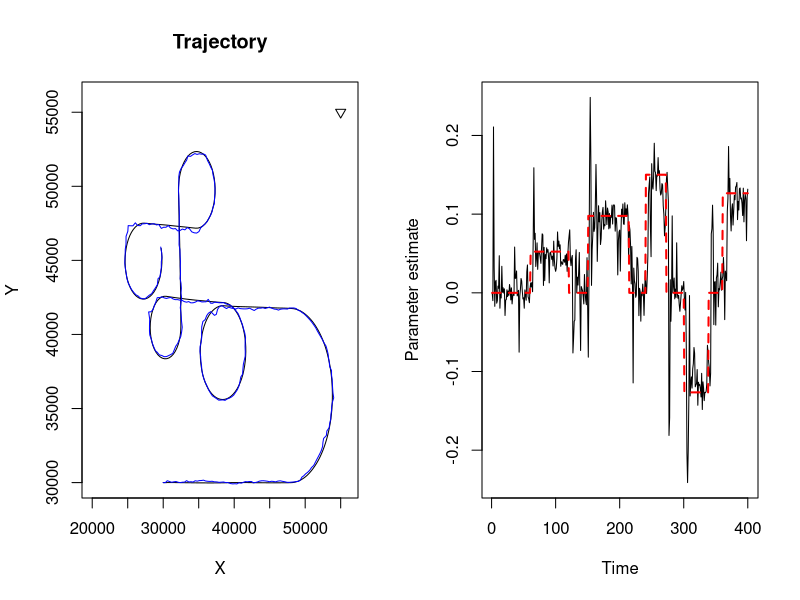

Here is the R script that generated this plot:
################################################################################
#Bearings and Range Model
#
#             x[t] = F * x[t-1] + v[t]
#             y[t] = h(x[t])   + e[t]
#
# v[t] ~ N(0,Q)
# e[t] ~ N(0,R)
#
#where h() is a nonlinear function
#################################################################################
rm(list=ls())
set.seed(34567)
library(MASS)
#############################################################
#Multivariate normal density

dmnorm <- function (x, mu, Sigma, df, log = FALSE) {
 
      if (!is.matrix(x))
          x <- rbind(x)
      p <- nrow(Sigma)
      ed <- eigen(Sigma, symmetric = TRUE)
      ev <- ed$values
      if (!all(ev >= -1e-06 * abs(ev[1])))
          stop("'Sigma' is not positive definite")
      ss <- if (!is.matrix(mu)) {
          x - rep(mu, each = nrow(x))
      } else {
          x - mu
      }
      inv.Sigma <- ed$vectors %*% (t(ed$vectors)/ev)
      quad <- 0.5 * rowSums((ss %*% inv.Sigma) * ss)
      fact <- -0.5 * (p * log(2 * pi) + sum(log(ev)))
      if (log)
          as.vector(fact - quad)
      else
          as.vector(exp(fact - quad))
 
 }
###################################################################
#Systematic resampling 

resampleSystematic = function(w){

N = length(w)
Q = cumsum(w)
T = vector(length=N)
index = vector(length=N)

T = seq(0,1-1/N,length.out=N) + runif(1)/N
T[N+1] = 1

i=1
j=1

while(i<=N){
    if (T[i]<Q[j]){
        index[i]=j
        i=i+1
    }else{j=j+1}
  }
return(index)
}
#######################################################################
#Systematic resampling 2

resampleSystematic2 = function(w){

arrange=order(w,decreasing=TRUE)
w = sort(w,decreasing=TRUE)
N = length(w)
N = N/2
Q = cumsum(w)
T = vector(length=N)
index = vector(length=N)

T = seq(0,1-1/N,length.out=N) + runif(1)/N
T[N+1] = 1

i=1
j=1

while(i<=N){
    if (T[i]<Q[j]){
        index[i]=j
        i=i+1
    }else{j=j+1}
  }
return(arrange[index])
}
################################################################################
#Setting up the scenario#

#Turn rate parameters
w1 = 0.000000001
w2 = (pi/180)*3 
w3 = w1
w4 = (pi/180)*5.6 
w5 = w1
w6 = (pi/180)*8.6 
w7 = w1
w8 = (pi/180)*-7.25
w9 = w1
w10 = (pi/180)*7.25
ws = c(rep(w1,60),rep(w2,60),rep(w3,30),rep(w4,64),rep(w5,26),rep(w6,32),rep(w7,28),rep(w8,38),rep(w9,22),rep(w10,40))
#changes occur at = (60,156,190,254,280,312,340,378)


P = 5000      #Number of particles
T = 400       #Length of observations
dt = 1

G = matrix(c(1,sin(w1)/w1*dt,0,-(1-cos(w1))*dt/w1,0,cos(w1)*dt,0,-sin(w1)*dt,0,(1-cos(w1))*dt/w1,1,sin(w1)*dt/w1,0,sin(w1)*dt,0,cos(w1)*dt),nrow=4,ncol=4,byrow=T) #Observation matrix

F = matrix(c(1,dt,0,0,0,1,0,0,0,0,1,dt,0,0,0,1),nrow=4,ncol=4,byrow=T)  #state transition matrix

x0 <- c(30000,300,30000,0) #Initial location of target

#Mean and covariance of prior density for the state
m0 = c(29800,275,30200,10)
C0 = diag(c(200,10,200,10))

delta <- 0.99 #Liu and West parameter

nu2= 2 #Noise parameter for state transitions

gamma = matrix(c(dt^2/2,0,dt,0,0,dt^2/2,0,dt),ncol=2,nrow=4,byrow=T) #scaling matrix for state noise

var1 = gamma%*%diag(nu2,2)%*%t(gamma) #Variance of state transition density

R = diag(c(50^2,0.0174533^2)) #Variance of observation density

sx=55000;sy=55000  #Sensor location

#Simulate data
X <- matrix(nrow=T,ncol=4)  #Matrix of unobserved states
Y <- matrix(nrow=T,ncol=2)  #Matrix of observations
X[1,] <- x0 #Initial position
for(t in 2:T){
  G = matrix(c(1,sin(ws[t])/ws[t],0,-(1-cos(ws[t]))/ws[t],0,cos(ws[t]),0,-sin(ws[t]),0,(1-cos(ws[t]))/ws[t],1,sin(ws[t])/ws[t],0,sin(ws[t]),0,cos(ws[t])),nrow=4,ncol=4,byrow=T)
X[t,] <- G%*%X[t-1,]+ gamma%*%mvrnorm(1,c(0,0),nu2*diag(1,2)) #State transitions
}
#Noisy range and bearings observations 
Y[,1] = sqrt((X[,1]-sx)^2+(X[,3]-sy)^2)
Y[,2] = atan2((X[,3]-sy),(X[,1]-sx))
Y = Y + mvrnorm(T,c(0,0),R)


#########################################################
#No changepoint assumed

PF.LW.RB = function(Y,m0,C0,delta,gamma,nu2,R,sx,sy,P){
  #Y - observations
  #m0 - prior mean of target
  #C0 - prior covariance of target
  #delta - Liu and West parameter
  #gamma - see transition equation
  #nu2 - variance of transition noise
  #R - variance of observation density
  #sx, sy - the x and y position of the sensor
  #P - number of particles
  
  #Set-up
  itime  = proc.time()[3]  #Start the clock
  f = function(ws,mt){x=mt[1,]+(sin(ws)/ws)*mt[2,]-((1-cos(ws))/ws)*mt[4,];xdot=cos(ws)*mt[2,]-sin(ws)*mt[4,];y=mt[3,]+((1-cos(ws))/ws)*mt[2,]+(sin(ws)/ws)*mt[4,];ydot=sin(ws)*mt[2,]+cos(ws)*mt[4,];z=rbind(x,xdot,y,ydot);return(z)} #Transition function
  h = function(x){a=sqrt((x[1,]-sx)^2+(x[3,]-sy)^2); b=atan2((x[3,]-sy),(x[1,]-sx)); z=rbind(a,b); return(z)} #Observation function
  T      = nrow(Y)               #Number of observations
  N      = length(m0)               #Dimension of state vector
  M      = ncol(Y)                  #Dimension of observations
  states  = matrix(0,T,N)           #Create a matrix to store the estimated states
  states[1,] = m0                   #First state
  theta    = rep(0,T)               # Store turn rate parameter estimates
  h2       = 1-((3*delta-1)/(2*delta))^2    # Smoothing parameter for Liu and West
  a        = sqrt(1-h2)                     # Shrinkage parameter
  ws       = runif(P,-pi/8,pi/8)  #Sample turn parameters from uniform distribution
  mt       = t(mvrnorm(P,m0,C0))  #Sample particle for the state vector
  w1 =  rep(1/P,P)                #Vector of weights for the particle filter
  w1 = w1/sum(w1)                 #Normalise the weights
  theta[1]     = sum(w1*ws)       #Estimate the turn rate parameter as t=1
  states[1,] = apply(w1*t(mt),2,sum) #Estimate the state at t=1
  #Loop
  for (t in 2:T){
   #Resampling
    mean.theta  = sum(w1*ws)     # mean of parameters
    cov.theta   = sum(w1*(ws-mean.theta)^2)      # covariance of parameters
    ms          = a*ws + (1-a)*matrix(mean.theta,P,1,byrow=T) # kernel locations

    pred.x = f(ms[,1],mt) #Resample particles using predictive likelihood p(y[t]|x[t-1])
    w0 =  dmnorm(t(h(pred.x)),Y[t,],R,log=TRUE) #Convert the weights to log scale for greater computational stability 
    weights  = exp(w0-max(w0))*w1         #Convert weights back to correct scale (2nd line of Alg. 2)
    weights = weights/sum(weights)        #Normalise the weights
    k       = resampleSystematic(weights)  #Resample with replacement
    mt      = mt[,k]                       #Update state with surviving particles
    ws      = ms[k,] + matrix(rnorm(length(k)),length(k),1)%*%chol(h2*cov.theta) #Sample new parameters from mixture of Gaussians (line 7 of Alg.2)
    ws      = ws[,1]
    
   # Propagating
      mt = f(ws,mt) + gamma%*%t(mvrnorm(P,rep(0,2),diag(nu2,2)))  #Propagate states
      w1 = dmnorm(t(h(mt)),Y[t,],R,log=TRUE)-w0[k] #Weight the particles (line 10 of Alg.2)
      w1 = exp(w1-max(w1)) #Rescale the weights
      w1 = w1/sum(w1)      #Normalise the weights
    
  states[t,] = apply(w1*t(mt),2,sum)   #Mean state estimate at time t
  theta[t]     = sum(w1*ws)            #Mean parameter estimate at time t
  }
  ctime = proc.time()[3] #Stop the clock
  cat(" Total time elapsed: ", round((ctime-itime)/60,2),"\n") #Record function execution time
  return(list(states=states,turn=theta))
}

#########################################################################
# LW for turn rate only with special resampling
PF.LW.CP.RB = function(Y,m0,C0,delta,gamma,nu2,R,sx,sy,P,p){
  #Y - observations
  #m0 - prior mean of target
  #C0 - prior covariance of target
  #delta - Liu and West parameter
  #gamma - see transition equation
  #nu2 - variance of transition noise
  #R - variance of observation density
  #sx, sy - the x and y position of the sensor
  #P - number of particles
  #p - probability of a changepoint

#Set-up
  itime  = proc.time()[3]
  f = function(ws,mt){x=mt[1,]+(sin(ws)/ws)*mt[2,]-((1-cos(ws))/ws)*mt[4,];xdot=cos(ws)*mt[2,]-sin(ws)*mt[4,];y=mt[3,]+((1-cos(ws))/ws)*mt[2,]+(sin(ws)/ws)*mt[4,];ydot=sin(ws)*mt[2,]+cos(ws)*mt[4,];z=rbind(x,xdot,y,ydot);return(z)} #Transition function
  h = function(x){a=sqrt((x[1,]-sx)^2+(x[3,]-sy)^2); b=atan2((x[3,]-sy),(x[1,]-sx)); return(cbind(a,b))} #Observation function
  T        = nrow(Y)                #Number of observations
  states   = matrix(0,T,4)          #Create a matrix to store the estimated states
  theta    = rep(0,T)               # Store turn rate parameter estimates
  h2       = 1-((3*delta-1)/(2*delta))^2    # Smoothing parameter for Liu and West
  a        = sqrt(1-h2)                     # Shrinkage parameter 
  ws       = runif(P,-pi/8,pi/8) #Sample turn parameters from uniform distribution
  logit.ws = log((ws+pi/8)/(pi/4)/(1-(ws+pi/8)/(pi/4))) #Logit transform the parameters onto the real line to remove boundary constraints
  mt       = t(mvrnorm(P,m0,C0)) #Sample particle for the state vector
  w1       = rep(1/P,P)          #Vector of weights for the particle filter
  thetas   = cbind(logit.ws)     #Parameters
  theta[1]  = w1%*%ws              #Estimate the turn rate parameter as t=1
  states[1,] = w1%*%t(mt)          #Estimate the state at t=1
  
    #Loop
  for (t in 2:T){
   #Resampling
    mean.theta  = w1%*%thetas     # mean of parameters
    cov.theta   = sum(w1*(ws-mean.theta)^2)      # covariance of parameters
    ms          = a*thetas + (1-a)*matrix(mean.theta,P,1,byrow=T) # kernel locations
    
    #Preweights of learnt parameters
    pred.x = f(pi/4*(exp(ms[,1])/(1+exp(ms[,1]))-0.5),mt) #Resample particles using predictive likelihood p(y[t]|x[t-1]) (mu in Alg.3)
    weights1 =  dmnorm(h(pred.x),Y[t,],R,log=TRUE) #Convert the weights to log scale for greater computational stability (this is w_{t,1} from Alg.3)

    #Preweights of fresh parameters
    ws       = runif(P,-pi/8,pi/8)    #fresh parameters (gamma in Alg.3)
    pred.x = f(ws,mt) #Resample particles using predictive likelihood p(y[t]|x[t-1]) (mu in Alg.3)
    weights2 = dmnorm(h(pred.x),Y[t,],R,log=TRUE) #w_{t,2} in Alg.3

    #Learnt parameters
    w3  = exp(weights1-max(weights1))             #Convert the weights back
    w0 = w3*w1                                    #Important! Need to multiply by w1 if we exclude the final resampling step at the end of Alg.3. Basically this is the same as in line 2 of Alg.2
    w0 = w0/sum(w0)                              #Normalise the weights
    #Fresh parameters
    w4 = exp(weights2-max(weights2))
    wA = w4*w1
    wA = wA/sum(wA)                              #Normalise the weights
    
      weights3 = c((1-p)*w0,p*wA)                #Union of the weights
    weights3=weights3/sum(weights3)              #Normalise the weights
    k = resampleSystematic2(weights3)            #Sample indices k
    k1      = k[k<=P]       #Learnt particles
    k2      = k[k>P]        #Fresh particles
    k2      = k2-P
    k       = c(k1,k2)       #Vector of indexes for both learnt and fresh particles
    wX      = c(w3[k1],w4[k2])       #Combined weights
    mt      = mt[,k]                 #Updated state vector
    thetas  = ms[k1] + matrix(rnorm(length(k1)),length(k1),1)%*%chol(h2*cov.theta) #Sample parameters using Liu and West (this is zeta in alg.3)
    ws      = c(pi/4*(exp(thetas)/(1+exp(thetas))-0.5),ws[k2]) #Combine learnt and fresh turn rate parameters (theta in Alg.3)
    
    # Propagating
      mt = f(ws,mt) +  gamma%*%t(sqrt(nu2)*mvrnorm(P,c(0,0),diag(1,2))) #State transition
      w1 = dmnorm(h(mt),Y[t,],R,log=TRUE)  
      w1 = exp(w1-max(w1))/wX              #Assign weights (wt in Alg.3)
      w1 = w1/sum(w1)                      #Normalise the weights
      states[t,] = w1%*%t(mt)              #Mean state estimate
      thetas      = cbind(log((ws+pi/8)/(pi/4)/(1-(ws+pi/8)/(pi/4)))) #Convert turn rate parameters back onto real line 
      theta[t]     = w1%*%ws   #Mean of turn rate parameters
  }
  ctime = proc.time()[3]
  cat(" Total time elapsed: ", round((ctime-itime)/60,2),"\n")
  return(list(states=states,pars=theta,thetas=thetas))
}

########################################################################


PF05 = PF.LW.CP.RB(Y,x0,C0,delta,gamma,nu2,R,sx,sy,P,0.05)


#Target track
par(mfrow=c(1,2))
plot(X[,1],X[,3],type='l',main='Trajectory',xlab="X",ylab="Y",xlim=c(20000,56000),ylim=c(30000,56000))
points(sx,sy,pch=6)
points(PF05$states[,1],PF05$states[,3],type='l',col='blue')


#Parameter estimates
plot(PF05$pars,type='l',xlab="Time",ylab="Parameter estimate")
points(ws,type='l',lty=2,col='red',lwd=2)
par(mfrow=c(1,1))

